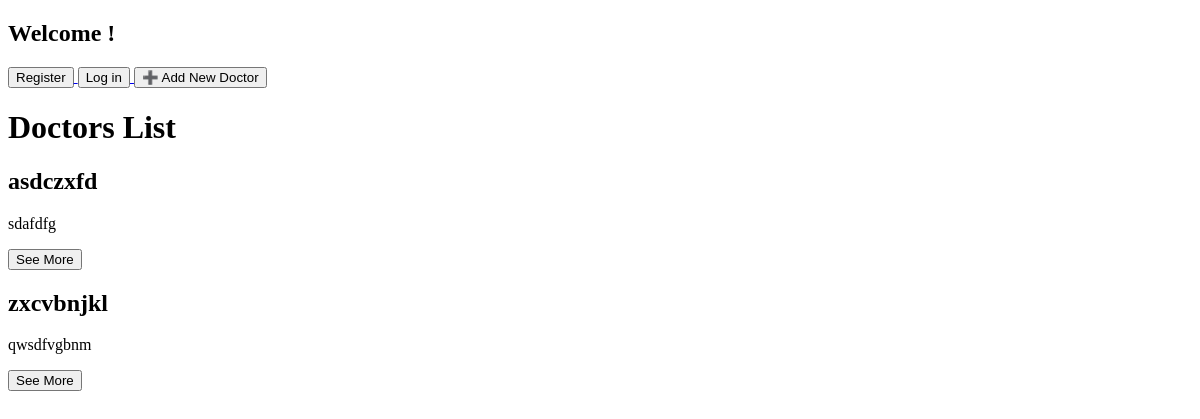
/doctors/, run on an earlier commit of the app's database.
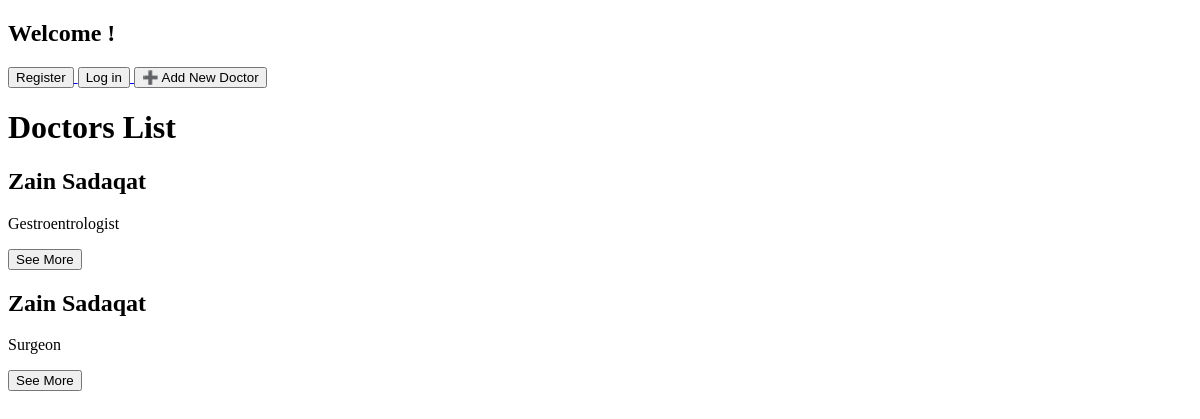
And on a later commit of the database.
### doctors/models.py (models this page shows)
class Doctor(models.Model):
   user = models.OneToOneField(
      User,
      on_delete=models.CASCADE,
      related_name='doctor_profile'
   )
   name = models.CharField(max_length=100)
   years_of_experience = models.IntegerField()
   speciality = models.CharField(max_length=100)
   bio = models.TextField()

### doctors/views.py (the view)
# urls.py: path('', views.doctors_list, name='doctors_list'),
def doctors_list(request):
    doctors = Doctor.objects.all()
    return render(request,"doctors/doctors_list.html",{ "doctors": doctors })

### doctors/templates/doctors/doctors_list.html (shortened to what this page needs)
<!DOCTYPE html>
<html lang="en">
  <head>
  </head>
  <body>
    <h2>Welcome {{ user.first_name}}!</h2>
    {% if user.is_authenticated %}
    <a href="{% url 'logout'%}"> <button>Log out</button> </a>
    {% else %}
    <a href="{% url 'register'%}"> <button>Register</button> </a>
    <a href="{% url 'login'%}"> <button>Log in</button> </a>
    {% endif %}
    <a href="{% url 'doctor_form' %}"> <button>➕ Add New Doctor</button> </a>
    <h1>Doctors List</h1>
    {% for doctor in doctors %}
    <h2>{{ doctor.name }}</h2>
    <p>{{ doctor.speciality }}</p>
    <a href="{% url 'doctor_detail' doctor.pk %}">
      <button>See More</button>
    </a>
    {% endfor %}
  </body>
</html>

What changed in the data, as far as the page shows it:
removed Doctor: name "asdczxfd", speciality "sdafdfg"
removed Doctor: name "zxcvbnjkl", speciality "qwsdfvgbnm"
added Doctor: name "Zain Sadaqat", speciality "Gestroentrologist"
added Doctor: name "Zain Sadaqat", speciality "Surgeon"
